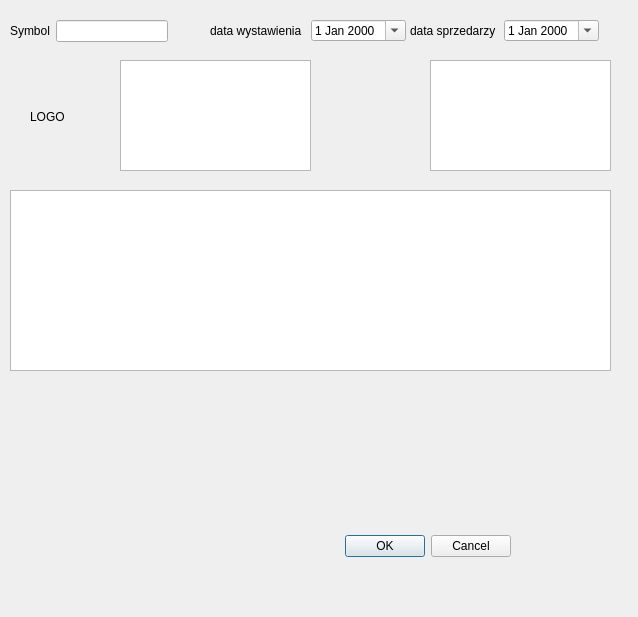
<?xml version="1.0" encoding="UTF-8"?>
<ui version="4.0">
 <class>InvoiceEditorDialog</class>
 <widget class="QDialog" name="InvoiceEditorDialog">
  <property name="geometry">
   <rect>
    <x>0</x>
    <y>0</y>
    <width>638</width>
    <height>617</height>
   </rect>
  </property>
  <property name="windowTitle">
   <string>Dialog</string>
  </property>
  <widget class="QDialogButtonBox" name="buttonBox">
   <property name="geometry">
    <rect>
     <x>170</x>
     <y>530</y>
     <width>341</width>
     <height>32</height>
    </rect>
   </property>
   <property name="orientation">
    <enum>Qt::Horizontal</enum>
   </property>
   <property name="standardButtons">
    <set>QDialogButtonBox::Cancel|QDialogButtonBox::Ok</set>
   </property>
  </widget>
  <widget class="QTableView" name="tableView">
   <property name="geometry">
    <rect>
     <x>10</x>
     <y>190</y>
     <width>601</width>
     <height>181</height>
    </rect>
   </property>
  </widget>
  <widget class="QTextEdit" name="textEdit">
   <property name="geometry">
    <rect>
     <x>120</x>
     <y>60</y>
     <width>191</width>
     <height>111</height>
    </rect>
   </property>
  </widget>
  <widget class="QTextEdit" name="textEdit_2">
   <property name="geometry">
    <rect>
     <x>430</x>
     <y>60</y>
     <width>181</width>
     <height>111</height>
    </rect>
   </property>
  </widget>
  <widget class="QLabel" name="label_4">
   <property name="geometry">
    <rect>
     <x>30</x>
     <y>110</y>
     <width>53</width>
     <height>14</height>
    </rect>
   </property>
   <property name="text">
    <string>LOGO</string>
   </property>
  </widget>
  <widget class="QWidget" name="">
   <property name="geometry">
    <rect>
     <x>10</x>
     <y>20</y>
     <width>158</width>
     <height>22</height>
    </rect>
   </property>
   <layout class="QHBoxLayout" name="horizontalLayout">
    <item>
     <widget class="QLabel" name="label">
      <property name="text">
       <string>Symbol</string>
      </property>
     </widget>
    </item>
    <item>
     <widget class="QLineEdit" name="lineEdit"/>
    </item>
   </layout>
  </widget>
  <widget class="QWidget" name="">
   <property name="geometry">
    <rect>
     <x>210</x>
     <y>20</y>
     <width>196</width>
     <height>21</height>
    </rect>
   </property>
   <layout class="QHBoxLayout" name="horizontalLayout_2">
    <item>
     <widget class="QLabel" name="label_2">
      <property name="text">
       <string>data wystawienia</string>
      </property>
     </widget>
    </item>
    <item>
     <widget class="QDateEdit" name="dateEdit">
      <property name="calendarPopup">
       <bool>true</bool>
      </property>
     </widget>
    </item>
   </layout>
  </widget>
  <widget class="QWidget" name="">
   <property name="geometry">
    <rect>
     <x>410</x>
     <y>20</y>
     <width>189</width>
     <height>21</height>
    </rect>
   </property>
   <layout class="QHBoxLayout" name="horizontalLayout_3">
    <item>
     <widget class="QLabel" name="label_3">
      <property name="text">
       <string>data sprzedarzy</string>
      </property>
     </widget>
    </item>
    <item>
     <widget class="QDateEdit" name="dateEdit_2">
      <property name="calendarPopup">
       <bool>true</bool>
      </property>
     </widget>
    </item>
   </layout>
  </widget>
  <zorder>buttonBox</zorder>
  <zorder>label</zorder>
  <zorder>dateEdit</zorder>
  <zorder>dateEdit_2</zorder>
  <zorder>lineEdit</zorder>
  <zorder>label_2</zorder>
  <zorder>label_3</zorder>
  <zorder>tableView</zorder>
  <zorder>label_3</zorder>
  <zorder>textEdit</zorder>
  <zorder>textEdit_2</zorder>
  <zorder>label_4</zorder>
 </widget>
 <resources/>
 <connections>
  <connection>
   <sender>buttonBox</sender>
   <signal>accepted()</signal>
   <receiver>InvoiceEditorDialog</receiver>
   <slot>accept()</slot>
   <hints>
    <hint type="sourcelabel">
     <x>248</x>
     <y>254</y>
    </hint>
    <hint type="destinationlabel">
     <x>157</x>
     <y>274</y>
    </hint>
   </hints>
  </connection>
  <connection>
   <sender>buttonBox</sender>
   <signal>rejected()</signal>
   <receiver>InvoiceEditorDialog</receiver>
   <slot>reject()</slot>
   <hints>
    <hint type="sourcelabel">
     <x>316</x>
     <y>260</y>
    </hint>
    <hint type="destinationlabel">
     <x>286</x>
     <y>274</y>
    </hint>
   </hints>
  </connection>
 </connections>
</ui>
